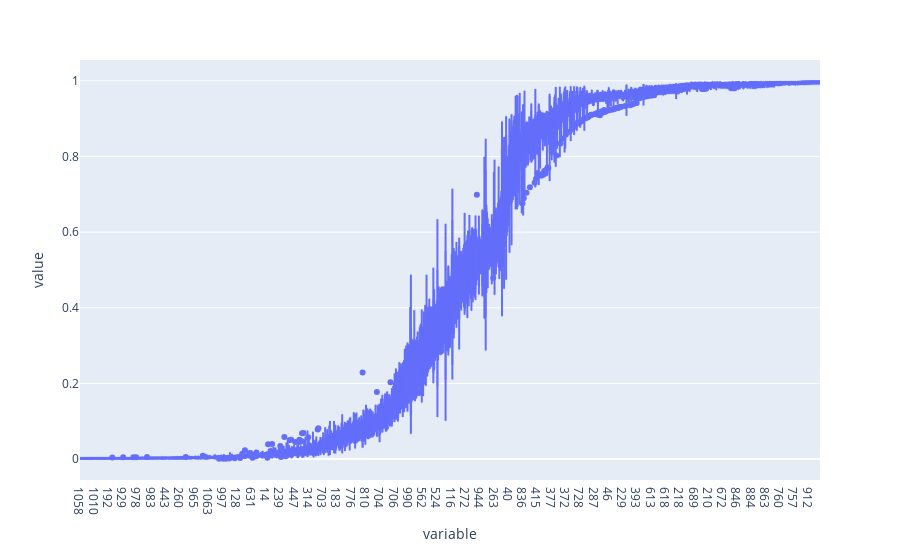

Notebook source saved alongside this figure:
### Code cell
df_box = (df_test_prob
          .assign(mean=df_test_prob.mean(axis=1))
          .sort_values(by='mean')
          .drop(columns=['mean'])
          .transpose())
px.box(df_box) #jitter=False)

### Figure 1 — Plotly figure (JSON) as saved in the notebook; plotly's stock layout.template omitted (floating-point values rounded to 4 significant figures; data arrays with more than 128 entries replaced by an {"elided": "..."} marker saying what was removed)
{"data": [{"alignmentgroup": "True", "hovertemplate": "variable=%{x}<br>value=%{y}<extra></extra>", "legendgroup": "", "marker": {"color": "#636efa"}, "name": "", "notched": false, "offsetgroup": "", "orientation": "v", "showlegend": false, "type": "box", "x": {"elided": "5440 str values"}, "x0": " ", "xaxis": "x", "y": {"elided": "5440 float values"}, "y0": " ", "yaxis": "y"}], "layout": {"autosize": true, "boxmode": "group", "legend": {"tracegroupgap": 0}, "margin": {"t": 60}, "xaxis": {"anchor": "y", "autorange": true, "domain": [0, 1], "range": [-0.5, 1088.0], "title": {"text": "variable"}, "type": "category"}, "yaxis": {"anchor": "x", "autorange": true, "domain": [0, 1], "range": [-0.05534, 1.055], "title": {"text": "value"}, "type": "linear"}}}
